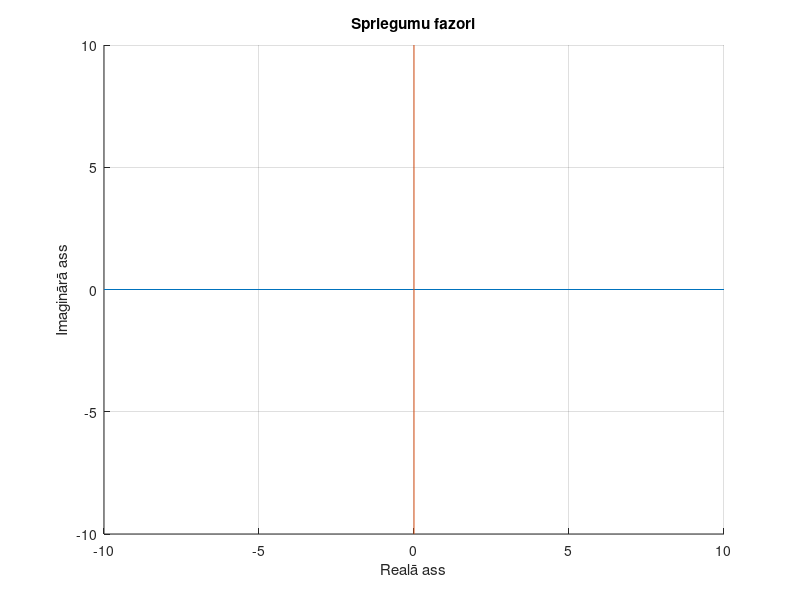

The MATLAB source for this figure: (Note: this script raises an error after producing the figure.)
L=20e-3; C=2200e-12;
R0 = 1e3; Us = 5; R1=4e3;
f = [10]*1e3;
omega = 2*pi*f;
Zc = 1/(C*omega*i);

r = [Zc+R0+R1];
I = r\Us;

Uv = [I*Zc,I*R0,I*R1,4.95];

x=10;
figure
hold on
plot ([-x, x], [0,0]) %draw vertical line
plot ([0,0], [-x,x]) %draw horizontal line
grid on
xlabel('Realā ass')
ylabel('Imaginārā ass')
title('Spriegumu fazori')
color = ['b', 'b','b','r'];
Unam = {'UCm','UR01','UR','UCe'};
n=0; m=0;
for k=1:3
   arrow( [ n m ], [ real(Uv(k))+n imag(Uv(k))+m ], 'color', color(k) ) 
   str = Unam(k);
   text(real(Uv(k))+n,imag(Uv(k))+m, str)
   n=n+real(Uv(k));
   m=m+imag(Uv(k));
end
arrow( [ 0 0 ], [ sqrt(12.05) -sqrt(12.05) ], 'color', color(4) ) 
arrow( [ 0 0 ], [ 5 0 ], 'color', color(4) ) 
text(4.5,1,'Us')
text(sqrt(12.05), -sqrt(12.05),'UCe')

figure(2)
x=5e-4;
figure
hold on
plot ([-x, x], [0,0]) %draw vertical line
plot ([0,0], [-x,x]) %draw horizontal line
grid on
xlabel('Realā ass')
ylabel('Imaginārā ass')
title('Strāvas fazori')
arrow( [ 0 0 ], [ real(I) -imag(I) ], 'color', 'g' ) 
